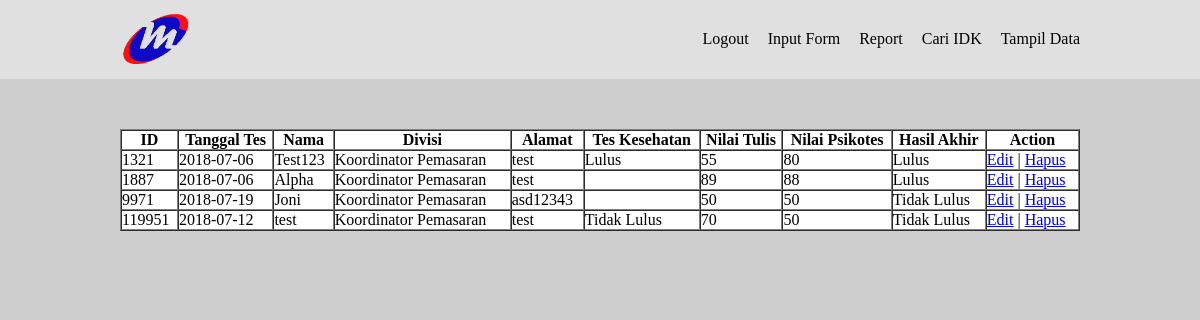
Screenshot of /index.php?page=data (signed in) with the database file from the repository.
### tables this page shows
CREATE TABLE `calonkaryawan` (
  `id` int(11) NOT NULL,
  `tgl_tes` varchar(32) NOT NULL,
  `nama` varchar(64) NOT NULL,
  `divisi` enum('Koordinator Pemasaran','Koordinator Operasional','Koordinator Keuangan') NOT NULL,
  `alamat` varchar(128) NOT NULL,
  `tes_kesehatan` enum('Lulus','Tidak Lulus') NOT NULL,
  `psikotes` int(2) NOT NULL,
  `tes_tertulis` int(2) NOT NULL,
  `hasil_akhir` enum('Lulus','Tidak Lulus') NOT NULL,
  `cv` varchar(64) NOT NULL,
  `created_by` varchar(64) NOT NULL,
  `edited_by` varchar(64) NOT NULL
);

### module/data.php (the view, shortened to what this page needs)
	<div class="container" style="margin-top: 50px;">
    <table border="1" cellspacing="0" cellpadding="0" width="100%" style="background: #FFF">
      <tr>
        <th>ID</th>
        <th>Tanggal Tes</th>
        <th>Nama</th>
        <th>Divisi</th>
        <th>Alamat</th>
        <th>Tes Kesehatan</th>
        <th>Nilai Tulis</th>
        <th>Nilai Psikotes</th>
        <th>Hasil Akhir</th>
		<th>Action</th>
      </tr>
<?php
	if(!isset($_POST['id']) && !isset($_POST['nama']) && !isset($_POST['tanggal'])){
		$dataquery=mysql_query("SELECT * FROM calonkaryawan");
		while($datarow=mysql_fetch_array($dataquery)){
			echo('
		  <tr>
			<td>'.$datarow['id'].'</td>
			<td>'.$datarow['tgl_tes'].'</td>
			<td>'.$datarow['nama'].'</td>
			<td>'.$datarow['divisi'].'</td>
			<td>'.$datarow['alamat'].'</td>
			<td>'.$datarow['tes_kesehatan'].'</td>
			<td>'.$datarow['tes_tertulis'].'</td>
			<td>'.$datarow['psikotes'].'</td>
			<td>'.$datarow['hasil_akhir'].'</td>
			<td><a href="index.php?page=edit&id='.$datarow['id'].'">Edit</a> | <a href="function/data_action.php?act=delete&id='.$datarow['id'].'">Hapus</a></td>
		  </tr>
			');
		}
	}
?>
		</table>
  </div>

### assets/css/base.css (style rules this page uses)
* { margin: 0; padding: 0; }
body { background-image: url('../img/banner.jpg'); background-repeat: no-repeat; object-fit: cover; background-size: cover; position: relative; }
.container { width: 960px; margin-left: auto; margin-right: auto; }

### module/data.php (style rules this page uses)
body { background:#cecece !important }

### rows the page displays
calonkaryawan: id "1321", tgl_tes "2018-07-06", nama "Test123", divisi "Koordinator Pemasaran", alamat "test", tes_kesehatan "Lulus", tes_tertulis "55", psikotes "80", hasil_akhir "Lulus"
calonkaryawan: id "1887", tgl_tes "2018-07-06", nama "Alpha", divisi "Koordinator Pemasaran", alamat "test", tes_tertulis "89", psikotes "88", hasil_akhir "Lulus"
calonkaryawan: id "9971", tgl_tes "2018-07-19", nama "Joni", divisi "Koordinator Pemasaran", alamat "asd12343", tes_tertulis "50", psikotes "50", hasil_akhir "Tidak Lulus"
calonkaryawan: id "119951", tgl_tes "2018-07-12", nama "test", divisi "Koordinator Pemasaran", alamat "test", tes_kesehatan "Tidak Lulus", tes_tertulis "70", psikotes "50", hasil_akhir "Tidak Lulus"
